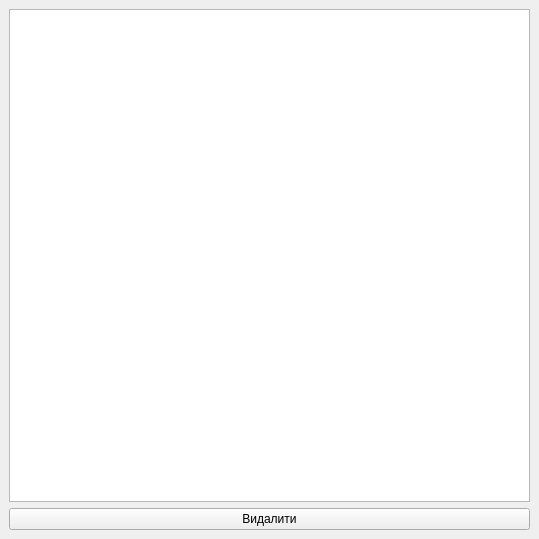
<?xml version="1.0" encoding="UTF-8"?>
<ui version="4.0">
 <class>DeleteServices</class>
 <widget class="QMainWindow" name="DeleteServices">
  <property name="geometry">
   <rect>
    <x>0</x>
    <y>0</y>
    <width>539</width>
    <height>539</height>
   </rect>
  </property>
  <property name="minimumSize">
   <size>
    <width>0</width>
    <height>0</height>
   </size>
  </property>
  <property name="maximumSize">
   <size>
    <width>16777215</width>
    <height>16777215</height>
   </size>
  </property>
  <property name="windowTitle">
   <string>Видалити послугу</string>
  </property>
  <widget class="QWidget" name="centralwidget">
   <layout class="QGridLayout" name="gridLayout">
    <item row="2" column="0">
     <widget class="QPushButton" name="DeleteButton">
      <property name="text">
       <string>Видалити</string>
      </property>
     </widget>
    </item>
    <item row="1" column="0">
     <widget class="QTableView" name="ServicesTableView">
      <property name="selectionMode">
       <enum>QAbstractItemView::SingleSelection</enum>
      </property>
      <property name="selectionBehavior">
       <enum>QAbstractItemView::SelectRows</enum>
      </property>
     </widget>
    </item>
   </layout>
  </widget>
 </widget>
 <resources/>
 <connections/>
</ui>
